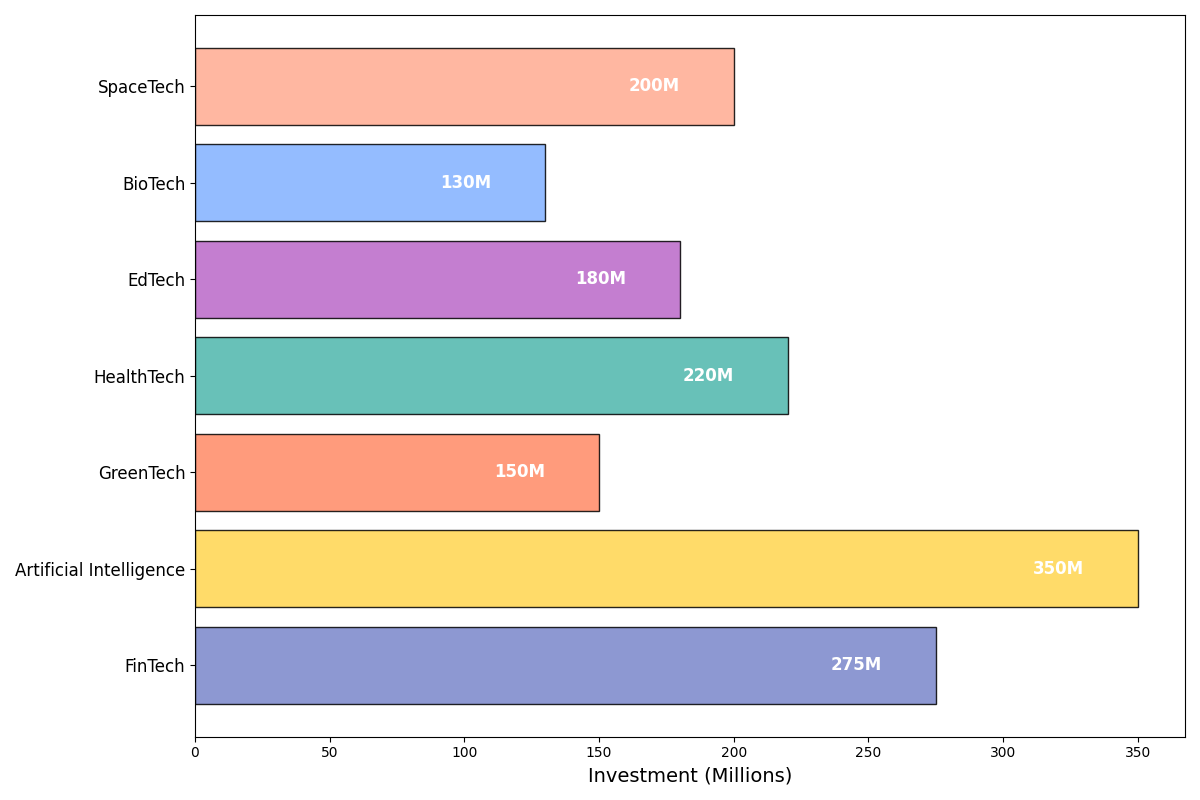

Write the Python code that produced this figure.
import matplotlib.pyplot as plt
import numpy as np

# Existing data
sectors = ['FinTech', 'Artificial Intelligence', 'GreenTech', 'HealthTech', 'EdTech']
funding_amounts = [275, 350, 150, 220, 180]
colors = ['#7986CB', '#FFD54F', '#FF8A65', '#4DB6AC', '#BA68C8']

# New data - added series
additional_sectors = ['BioTech', 'SpaceTech']
additional_funding = [130, 200]
additional_colors = ['#82B1FF', '#FFAB91']

# Combine existing and new data
sectors.extend(additional_sectors)
funding_amounts.extend(additional_funding)
colors.extend(additional_colors)

fig, ax = plt.subplots(figsize=(12, 8))
bar_positions = np.arange(len(sectors))
bars = ax.barh(bar_positions, funding_amounts, color=colors, edgecolor='black', alpha=0.85)

ax.set_yticks(bar_positions)
ax.set_yticklabels(sectors, fontsize=12)
ax.set_xlabel('Investment (Millions)', fontsize=14)

for bar in bars:
    width = bar.get_width()
    ax.text(width - 20, bar.get_y() + bar.get_height() / 2, f'{width}M',
            va='center', ha='right', color='white', fontsize=12, fontweight='bold')

plt.tight_layout()
plt.show()
